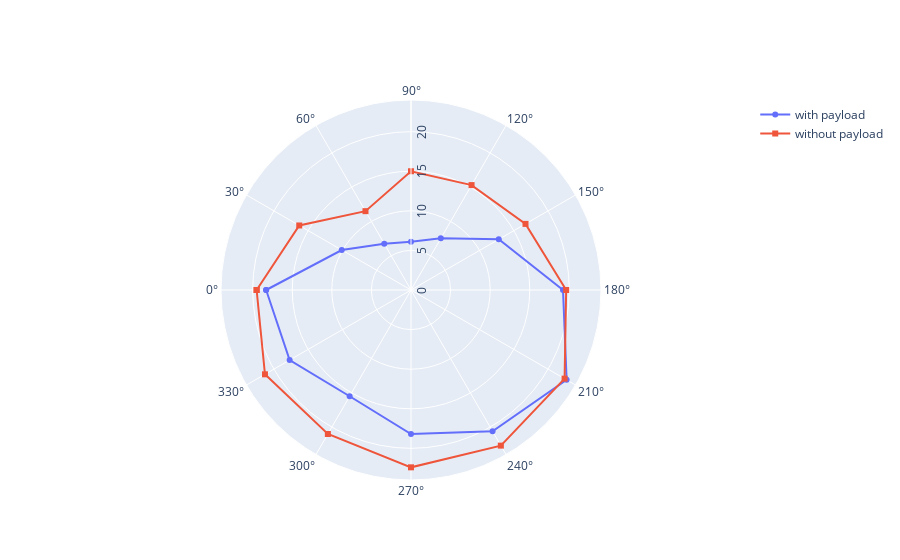

Notebook source saved alongside this figure:
### Markdown cell above
# Calico Chart Exporter

### Code cell
import pandas as pd
import numpy as np
import scipy as sp
import chart_studio.plotly as py
import plotly.offline as pyo
import plotly.graph_objs as go
import plotly.express as px
import os

if not os.path.exists("images"):
    os.mkdir("images")

#DATA
r1 = [18.3,10.1,6.76,6.11,7.53,12.8,19.2,22.7,20.6,18.2,15.5,17.7,18.3]
theta1 = [0,30,60,90,120,150,180,210,240,270,300,330,360]

fig=go.Figure()
fig.add_trace(go.Scatterpolar())
fig.update_traces(r=r1, theta=theta1, name = "with payload", )
fig.add_trace(go.Scatterpolar(
        r = [19.5,16.3,11.5,15,15.3,16.7,19.6,22.4,22.7,22.4,21,21.3,19.5],
        theta = [0,30,60,90,120,150,180,210,240,270,300,330,360],
        marker_symbol = "square",
        name = "without payload",
    ))
fig.update_layout(polar = dict(
      angularaxis = dict(
        direction = "clockwise",
        rotation = 180,
        dtick = 30),
    radialaxis = dict(
        angle = 90,
        dtick = 5,
        range = ["0","24"], 
      )
    ),)
fig.show()
fig.write_image("images/speed.svg")

### Figure 1 — Plotly figure (JSON) as saved in the notebook; plotly's stock layout.template omitted (floating-point values rounded to 4 significant figures)
{"data": [{"name": "with payload", "r": [18.3, 10.1, 6.76, 6.11, 7.53, 12.8, 19.2, 22.7, 20.6, 18.2, 15.5, 17.7, 18.3], "theta": [0, 30, 60, 90, 120, 150, 180, 210, 240, 270, 300, 330, 360], "type": "scatterpolar"}, {"marker": {"symbol": "square"}, "name": "without payload", "r": [19.5, 16.3, 11.5, 15, 15.3, 16.7, 19.6, 22.4, 22.7, 22.4, 21, 21.3, 19.5], "theta": [0, 30, 60, 90, 120, 150, 180, 210, 240, 270, 300, 330, 360], "type": "scatterpolar"}], "layout": {"polar": {"angularaxis": {"direction": "clockwise", "dtick": 30, "rotation": -180}, "radialaxis": {"angle": 90, "dtick": 5, "range": ["0", "24"]}}}}
